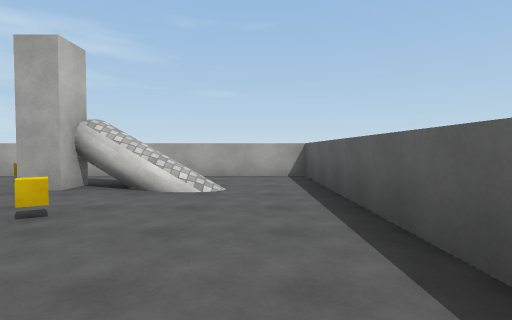
View 1 (above)

12 first-person views from a walk through a Unity game level. The camera is 1.3 m above the floor, tilts 2° down and sees 80° across. The floor is counted in squares, 2 m on a side. Each view is taken from the middle of a square. On the plan, view 1 faces up. The plan holds only what a view shows up to about 10 squares ahead; the rest is blank. The player character is not drawn. Surface patterns are stand-ins for the level's own textures.

View 2
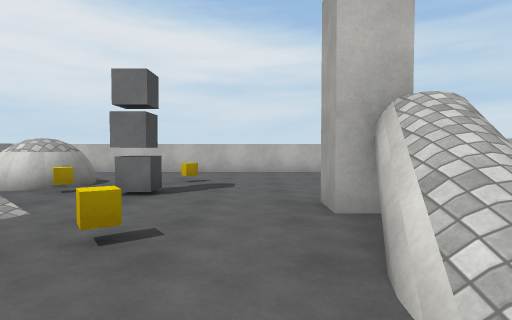

View 3
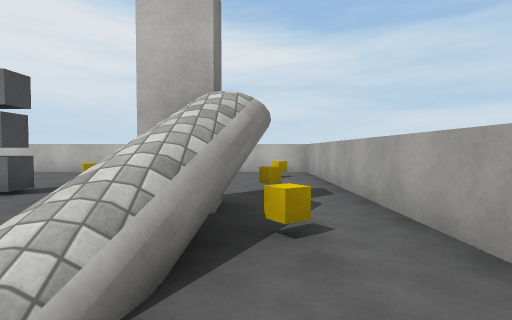

View 4
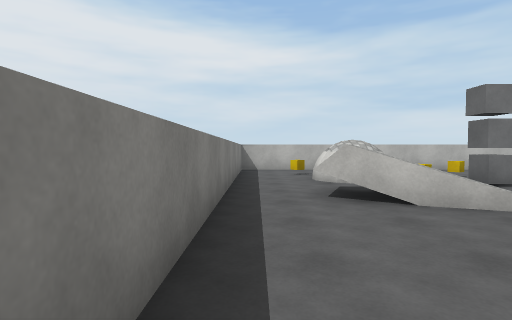

View 5
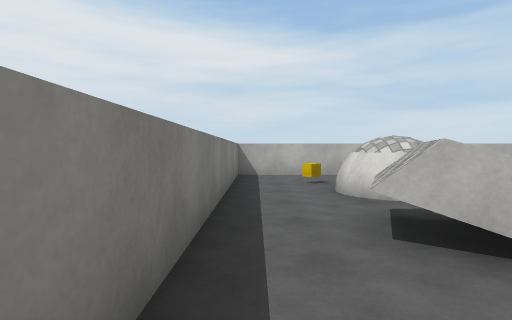

View 6
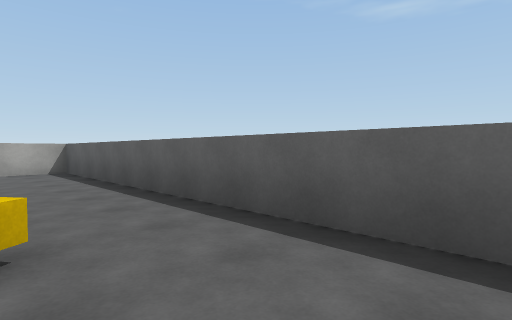

View 7
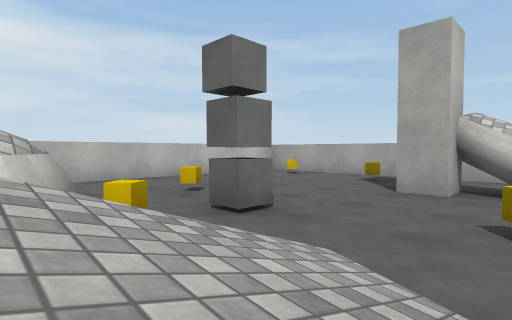

View 8
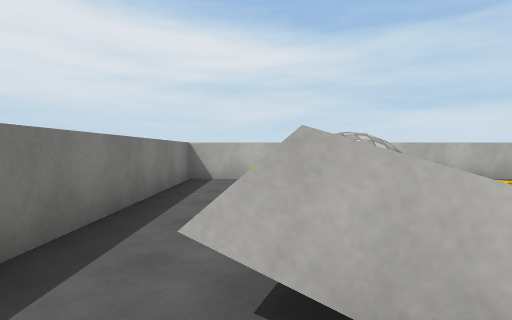

View 9
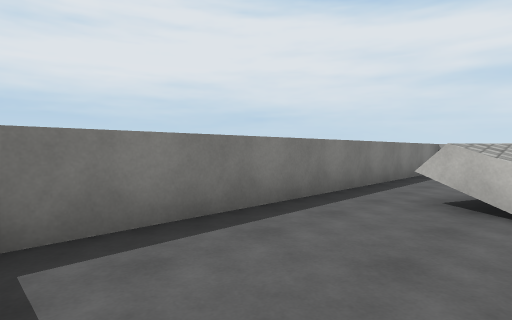

View 10
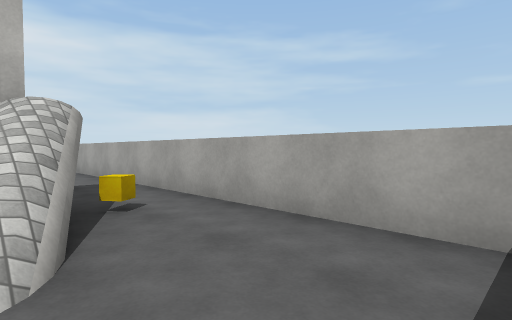

View 11
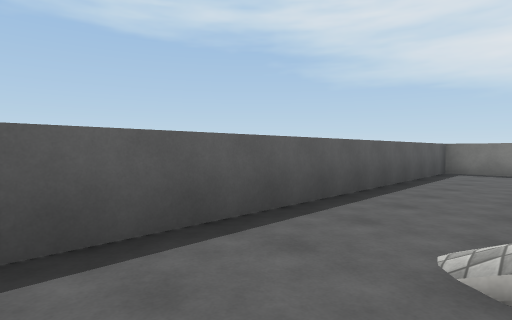

View 12
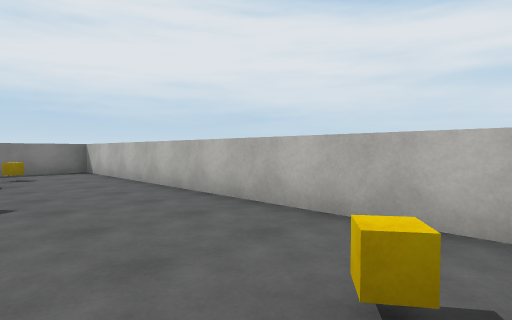

### Floor plan
Key: @ floor where view 1 was taken; # wall or solid block; . floor; / step, stairs or slope; = window, fence, low wall or low ledge; O other object.
Columns run from 9 left of view 1 to 2 right of it. Each row starts with its distance up from view 1.
  8 ############
  7 #.O........#
  6 #...O.#O...#
  5 #.....##/..#
  4 #..........#
  3 #..O...O...#
  2 #...O......#
  1 #...O.//...#
  0 #..##//.O@.#
 -1 #.O..=/....#
 -2 #..........#
 -3 ############

Positions as (right, up) in squares from view 1, and headings:
1: (0, 0), facing up
2: (0, 4), facing left
3: (0, 6), facing left
4: (1, -2), facing left
5: (-1, -2), facing left
6: (-1, -2), facing up-right
7: (-2, 0), facing up-left
8: (-2, -1), facing left
9: (1, 0), facing down-left
10: (1, 5), facing up-left
11: (-1, 7), facing down-right
12: (-6, 7), facing down-left
